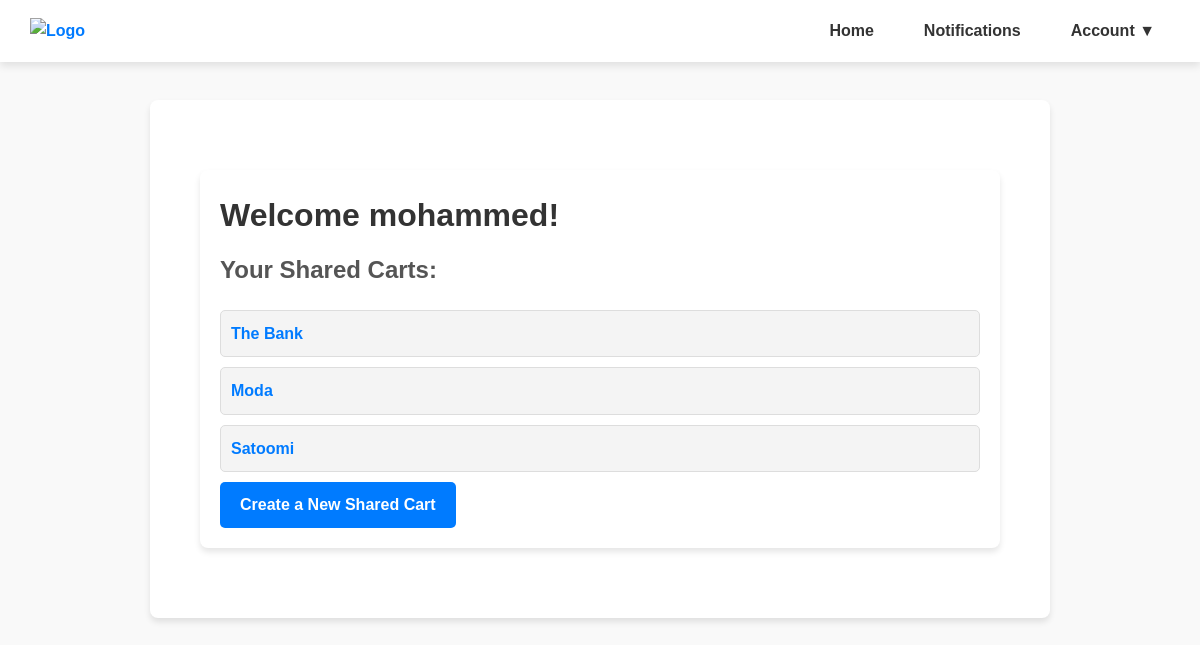
Screenshot of / (signed in) with the database file from the repository.
### main/models.py (models this page shows, shortened)
class SharedCart(models.Model):
    name = models.CharField(max_length=100)
    users = models.ManyToManyField(User, related_name='shared_carts')

### main/views.py (the view)
# urls.py: 2. Add a URL to urlpatterns:  path('', views.home, name='home')
@login_required
def home(request):
    shared_carts = request.user.shared_carts.all()
    context = {
        'shared_carts': shared_carts,
    }
    return render(request, 'home.html', context)

### templates/home.html (shortened to what this page needs)
{% extends 'base.html' %}
{% block content %}
<div class="container">
    <h1>Welcome {{ user.username }}!</h1>
    <h2>Your Shared Carts:</h2>
    {% if shared_carts %}
        <ul>
            {% for cart in shared_carts %}
                <li>
                    <a href="{% url 'shared_cart' cart.id %}">{{ cart.name }}</a>
                </li>
            {% endfor %}
        </ul>
    {% else %}
        <p>You are not part of any shared carts.</p>
    {% endif %}
    <a href="{% url 'create_cart' %}" class="btn-create">Create a New Shared Cart</a>
</div>
{% endblock %}

### templates/base.html (style rules this page uses)
* { margin: 0; padding: 0; box-sizing: border-box; }
body { font-family: 'Arial', sans-serif; background-color: #f9f9f9; color: #333; line-height: 1.6; }
a { text-decoration: none; color: inherit; }

### templates/home.html (style rules this page uses)
body { font-family: Arial, sans-serif; margin: 0; padding: 0; box-sizing: border-box; background-color: #f9f9f9; }
.container { max-width: 800px; margin: 50px auto; padding: 20px; background: #fff; border-radius: 8px; box-shadow: 0 4px 6px rgba(0, 0, 0, 0.1); }
h1 { font-size: 2em; margin-bottom: 10px; color: #333; }
h2 { font-size: 1.5em; margin-bottom: 20px; color: #555; }
ul { list-style-type: none; padding: 0; }
li { margin: 10px 0; background: #f4f4f4; border: 1px solid #ddd; border-radius: 5px; padding: 10px; transition: transform 0.2s ease; }
a { text-decoration: none; color: #007bff; font-weight: bold; }
.btn-create { display: inline-block; padding: 10px 20px; font-size: 1em; color: white; background: #007bff; border-radius: 5px; text-decoration: none; transition: background 0.3s ease; }

### rows the page displays
SharedCart: name "The Bank"
SharedCart: name "Moda"
SharedCart: name "Satoomi"

### other values shown
{{ user.username }} "mohammed"
